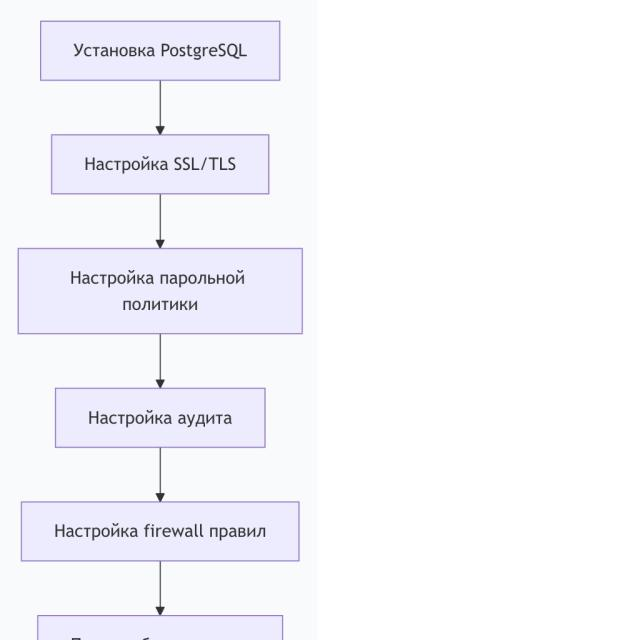
#> input picture data/ChartSenseAIDataset/test/images/102_0_0_jpg.rf.819e4eb06e3510088ea01fb8d1aefa92.jpg, 640 x 640 px, found by its file name; its folder holds 4 pictures in this run
$ python .py
#> lines starting #> are read from the running program, lines starting #| are printed output that depends on the picture
import cv2
import os
import numpy as np
from tqdm import tqdm

IMG_DIR = "images"
OUT_DIR = "images_tiled"

TILE = 1024
OVERLAP = 0.25
STEP = int(TILE * (1 - OVERLAP))

os.makedirs(OUT_DIR, exist_ok=True)

for img_name in tqdm(os.listdir(IMG_DIR)):
    if not img_name.lower().endswith((".png", ".jpg", ".jpeg")):
        continue

    img = cv2.imread(os.path.join(IMG_DIR, img_name))
#> img is the input picture: shape (640, 640, 3); mean B, G, R 251.1, 246.6, 246.8
    h, w = img.shape[:2]
#> h = 640; w = 640

    for y in range(0, h, STEP):
        for x in range(0, w, STEP):
            tile = img[y:y+TILE, x:x+TILE]

            # padding если меньше TILE
            pad_h = TILE - tile.shape[0]
            pad_w = TILE - tile.shape[1]

            if pad_h > 0 or pad_w > 0:
                tile = cv2.copyMakeBorder(
                    tile,
                    0, pad_h,
                    0, pad_w,
                    cv2.BORDER_CONSTANT,
                    value=(255, 255, 255)  # белый фон
                )

            out_name = f"{os.path.splitext(img_name)[0]}_{x}_{y}.jpg"
            cv2.imwrite(os.path.join(OUT_DIR, out_name), tile)
#> this loop made 1 pass
#> pass 1, `cv2.imwrite(os.path.join(OUT_DIR, out_name), tile)`:
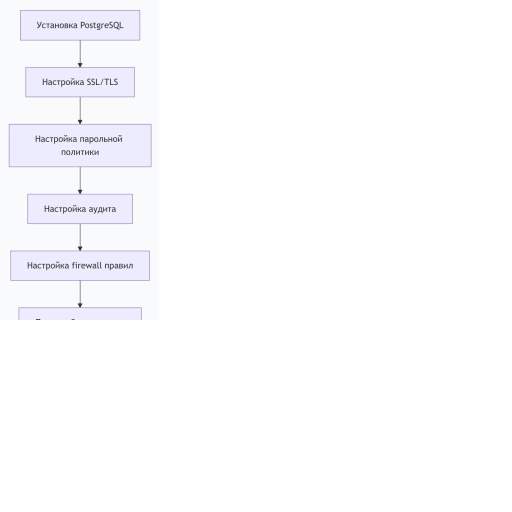
#> saved as 102_0_0_jpg.rf.819e4eb06e3510088ea01fb8d1aefa92_0_0.jpg: shape (1024, 1024, 3) (shown at 1/2 size); mean B, G, R 253.5, 251.7, 251.8
#> pass 2 of the loop `for img_name in tqdm(os.listdir(IMG_DIR)):`:
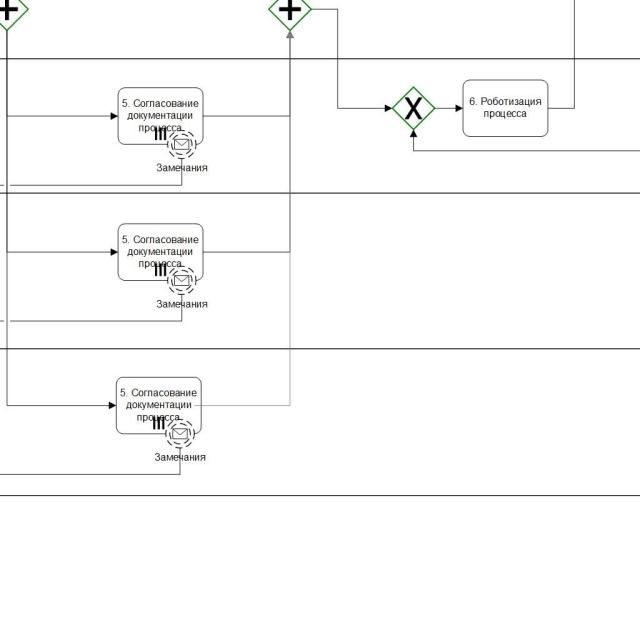
#> input picture data/ChartSenseAIDataset/test/images/10_1536_768_jpg.rf.7abd3256ec9a702a3956a94ee9292874.jpg, 640 x 640 px, found by its file name
#> img is the input picture: shape (640, 640, 3); mean B, G, R 249.9, 250, 249.9
#> the loop `for y in range(0, h, STEP):` made 1 pass
#> pass 1, `cv2.imwrite(os.path.join(OUT_DIR, out_name), tile)`:
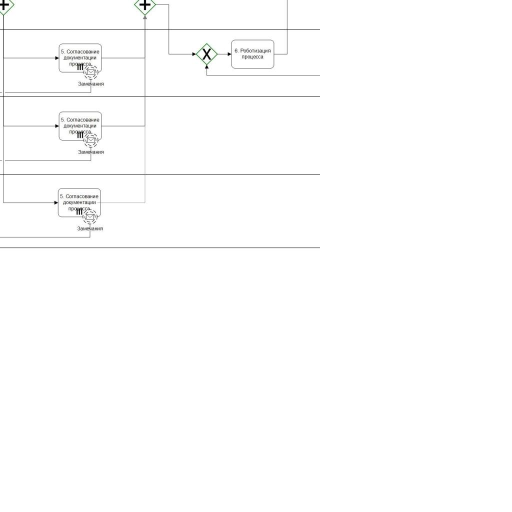
#> saved as 10_1536_768_jpg.rf.7abd3256ec9a702a3956a94ee9292874_0_0.jpg: shape (1024, 1024, 3) (shown at 1/2 size); mean B, G, R 253, 253, 253
#> pass 3 of the loop `for img_name in tqdm(os.listdir(IMG_DIR)):`:
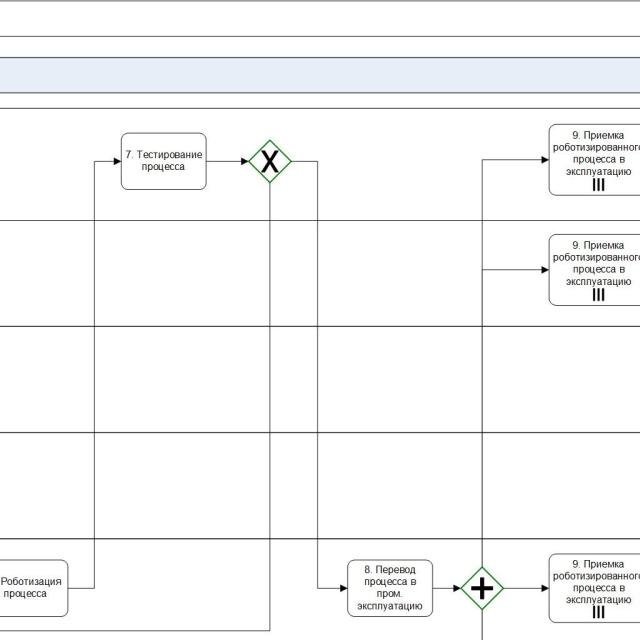
#> input picture data/ChartSenseAIDataset/test/images/10_2304_0_jpg.rf.bd3418a6981e04398ac40a93fdbaad12.jpg, 640 x 640 px, found by its file name
#> img is the input picture: shape (640, 640, 3); mean B, G, R 247.9, 247.5, 247
#> the loop `for y in range(0, h, STEP):` made 1 pass
#> pass 1, `cv2.imwrite(os.path.join(OUT_DIR, out_name), tile)`:
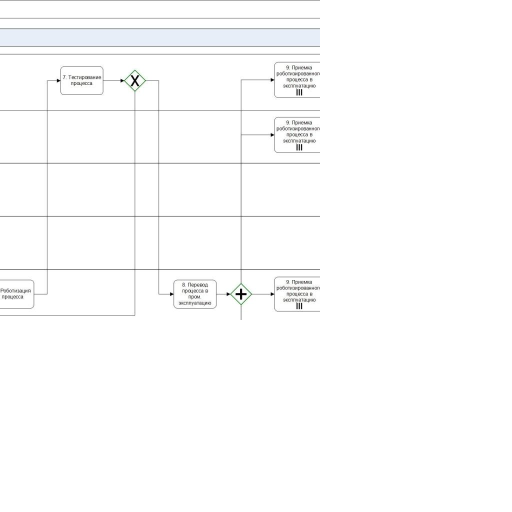
#> saved as 10_2304_0_jpg.rf.bd3418a6981e04398ac40a93fdbaad12_0_0.jpg: shape (1024, 1024, 3) (shown at 1/2 size); mean B, G, R 252.2, 252.1, 251.9
#> the loop made 4 passes; the first 3 are shown
